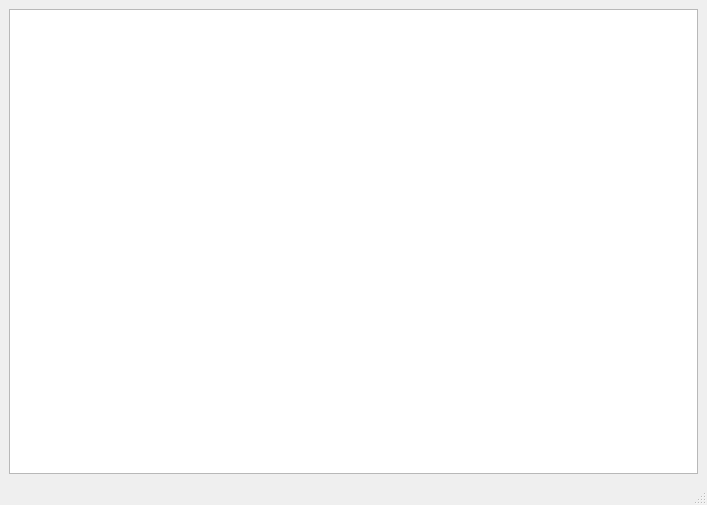
<?xml version="1.0" encoding="UTF-8"?>
<ui version="4.0">
 <class>MainWindow</class>
 <widget class="QMainWindow" name="MainWindow">
  <property name="geometry">
   <rect>
    <x>0</x>
    <y>0</y>
    <width>707</width>
    <height>505</height>
   </rect>
  </property>
  <property name="windowTitle">
   <string>MainWindow</string>
  </property>
  <widget class="QWidget" name="centralwidget">
   <layout class="QGridLayout" name="gridLayout_2">
    <item row="0" column="0">
     <layout class="QVBoxLayout" name="verticalLayout">
      <item>
       <layout class="QGridLayout" name="gridLayout">
        <item row="0" column="0" colspan="2">
         <widget class="QPlainTextEdit" name="Editor"/>
        </item>
       </layout>
      </item>
     </layout>
    </item>
   </layout>
  </widget>
  <widget class="QMenuBar" name="menubar">
   <property name="geometry">
    <rect>
     <x>0</x>
     <y>0</y>
     <width>707</width>
     <height>20</height>
    </rect>
   </property>
   <property name="defaultUp">
    <bool>false</bool>
   </property>
  </widget>
  <widget class="QStatusBar" name="statusbar"/>
 </widget>
 <resources/>
 <connections/>
</ui>
